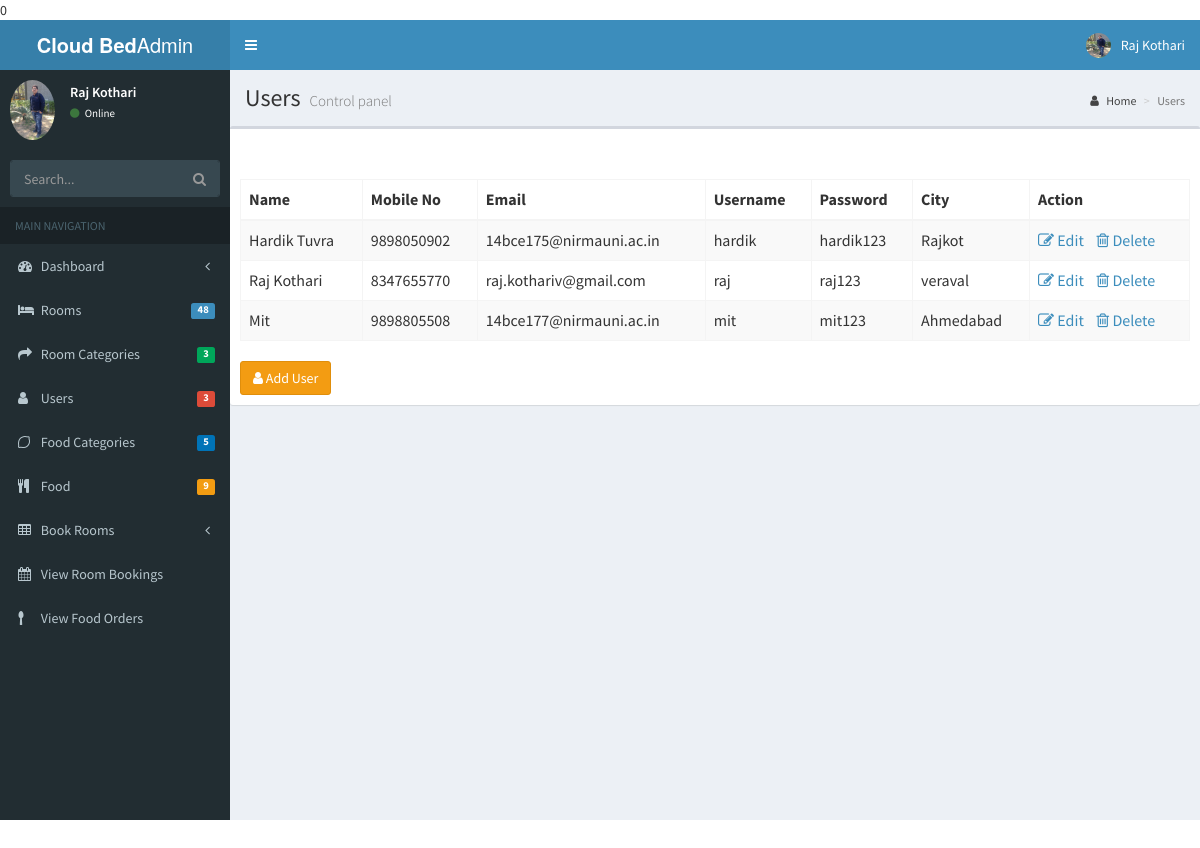
/Hotely/admin/admin/users.php, run on the app's committed database.
### tables this page shows
CREATE TABLE IF NOT EXISTS `user` (
  `uid` int(11) NOT NULL AUTO_INCREMENT,
  `uname` varchar(10) NOT NULL,
  `password` varchar(50) NOT NULL,
  `name` varchar(20) NOT NULL,
  `email` varchar(30) NOT NULL,
  `mobileno` bigint(10) NOT NULL,
  `accstatus` tinyint(1) NOT NULL,
  `city` varchar(100) NOT NULL,
  PRIMARY KEY (`uid`)
);

### Hotely/admin/admin/users.php (the view, shortened to what this page needs)
<?php include('header.php'); ?>
  <div class="content-wrapper">
    <section class="content-header">
      <h1>
        Users
        <small>Control panel</small>
      </h1>
      <ol class="breadcrumb">
        <li><a href="#"><i class="fa fa-user"></i> Home</a></li>
        <li class="active">Users</li>
      </ol>
    </section>
    <section class="content">
      <div class="row">
      <div class="box">
            <div class="box-header">
            </div>
            <div class="box-body">
<div id="results"><br>
            <table id="example1" class="table table-bordered table-striped">
                <thead>
                <tr>
                  <th>Name</th>
                  <th>Mobile No</th>
                  <th>Email</th>
				  <th> Username </th>
				  <th> Password </th>
				  <th> City </th>
				<th>Action</th>
                </tr>
                </thead>
				<tbody>
                <?php
			$sql="select * from user";
			$result=mysql_query($sql);
			while($row=mysql_fetch_array($result))
			{
			?>
				<tr>
                  <td><?php echo $row['name']; ?></td>
				  <td><?php echo $row['mobileno']; ?>
                  </td>
                  <td><?php echo $row['email']; ?></td>
				  <td><?php echo $row['uname']; ?></td>
				  <td><?php echo $row['password']; ?></td>
				  <td><?php echo $row['city']; ?></td>
                  <td> <a href="edituser.php?id=<?php echo $row['uid']; ?>"><i class="fa fa-pencil-square-o"></i> Edit</a>&nbsp;&nbsp;&nbsp;&nbsp;<a href="deleteuser.php?i3=<?php echo $row['uid']; ?>"><i class="fa fa-trash-o"></i> Delete</a> </td>
			</tr> <?php } ?>
                 </tbody>
              </table>
            </div>
			     <button type="button" class="btn btn-warning"><i class="fa fa-user"></i>  <a href="adduser.php"><font style="text-decoration:none;color:white;"> Add User</a></button>
            </div>
	</div>
      </div>
    </section>
  </div>
 <?php include('footer.php'); ?>

### data on the page
user: name "Hardik Tuvra", mobileno "9898050902", email "14bce175@nirmauni.ac.in", uname "hardik", password "hardik123", city "Rajkot"
user: name "Raj Kothari", mobileno "8347655770", email "raj.kothariv@gmail.com", uname "raj", password "raj123", city "veraval"
user: name "Mit", mobileno "9898805508", email "14bce177@nirmauni.ac.in", uname "mit", password "mit123", city "Ahmedabad"

### other printed values
$no "48"
$no "3"
$no "5"
$no "9"
